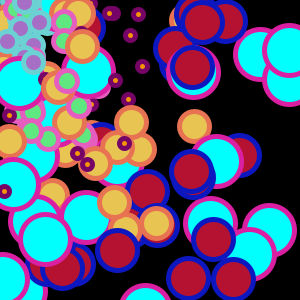
Frame 1 (no input)
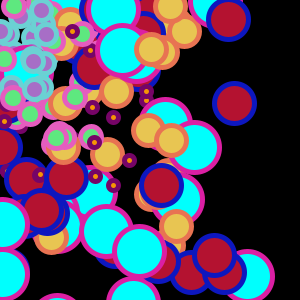
Frame 60 (the mouse pressed at the canvas centre just before this capture)
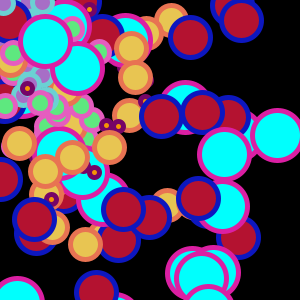
Frame 120 (the mouse held since frame 60 and released just before this capture)

The Processing sketch that drew these frames (run headless with seeded random() and noise(); from frame 60 on, the mouse is pressed at the canvas centre):

// Processing sketch: processing_75803
// ── processing_75803.pde

//Allison Wong, Doubling Shapes, CP1 mods 4-5
//http://allisonprogrammingsite.webs.com/

void setup()
{
  size(300,300);
  frameRate(10);
}
void draw()
{
  background(0);
  int x = 1;
  while(x<=100)
  {
    ellipse(int(random(150)),int(random(200)),10,10);
    stroke(107,209,211);
    strokeWeight(5);
    fill(167,110,198);
    x++;
    ellipse(int(random(50)),int(random(100)),20,20);
    stroke(229,93,191);
    strokeWeight(5);
    fill(94,232,127);
    x--;
    ellipse(int(random(100)),int(random(150)),21,21);
    stroke(232,115,82);
    strokeWeight(5);
    fill(232,197,82);
    x+=2;
    ellipse(int(random(200)),int(random(250)),30,30);
    stroke(13,23,191);
    strokeWeight(5);
    fill(180,18,48);
    x-=3;
    ellipse(int(random(250)),int(random(300)),40,40);
    stroke(219,31,163);
    strokeWeight(5);
    fill(0,255,253);
    x*=10;
    ellipse(int(random(300)),int(random(350)),50,50);
    stroke(118,4,103);
    strokeWeight(5);
    fill(245,149,5);
    x/=4;
  }
}
